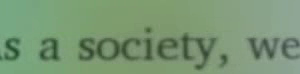
#> input picture frame 16 of legacy_poc_files/roi_capture.mp4, 300 x 74 px, given in place of stream, which was not available
$ python record_esp.py
#> lines starting #> are read from the running program, lines starting #| are printed output that depends on the picture; after the words box and inside, x2 and y2 are one past the last pixel; in counts of white or black regions, pixels touching at a corner belong together; pictures that were not available may be replaced by others from this repository, and a replacement may not be noted
import cv2
import numpy as np

# --- SETTINGS ---
STREAM_URL = "http://192.168.116.207:81/stream"

def nothing(x):
    pass

cap = cv2.VideoCapture(STREAM_URL)
if not cap.isOpened():
    print("Error: Could not open stream.")
    exit()

frame_w = int(cap.get(cv2.CAP_PROP_FRAME_WIDTH))
frame_h = int(cap.get(cv2.CAP_PROP_FRAME_HEIGHT))

cv2.namedWindow('Master Stream')

cv2.createTrackbar('Box Width', 'Master Stream', 300, frame_w, nothing)
cv2.createTrackbar('Box Height', 'Master Stream', 200, frame_h, nothing)

out = None
recording = False
snap_count = 0  # Initialize the counter here

print("Controls:")
print("  - 'r' to START/STOP recording")
print("  - 's' to SNAP a picture (snap_N.png)")
print("  - 'q' to QUIT")

while True:
    ret, frame = cap.read()
#> frame is the input picture: shape (74, 300, 3); mean B, G, R 115.9, 151, 121.3
    if not ret:
        break

    frame = cv2.flip(frame, 1)
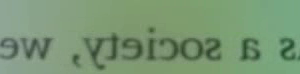
#> frame: shape (74, 300, 3); mean B, G, R 115.9, 151, 121.3

    bw = max(1, cv2.getTrackbarPos('Box Width', 'Master Stream'))
    bh = max(1, cv2.getTrackbarPos('Box Height', 'Master Stream'))

    x1 = (frame_w - bw) // 2
    y1 = (frame_h - bh) // 2
    x2, y2 = x1 + bw, y1 + bh

    roi = frame[y1:y2, x1:x2].copy()
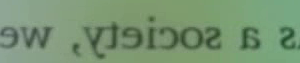
#> roi: shape (63, 300, 3); mean B, G, R 114.6, 149.1, 120

    if recording and out is not None:
        out.write(roi)

    display_frame = frame.copy()
    color = (0, 0, 255) if recording else (0, 255, 0)
    cv2.rectangle(display_frame, (x1, y1), (x2, y2), color, 2)
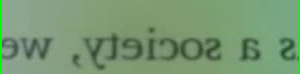
#> display_frame: shape (74, 300, 3); 1% of pixels changed, all inside (x1, y1, x2, y2) = (0, 0, 300, 74)

    if recording:
        cv2.circle(display_frame, (30, 30), 10, (0, 0, 255), -1)
        cv2.putText(display_frame, "RECORDING", (50, 40),
                    cv2.FONT_HERSHEY_SIMPLEX, 0.7, (0, 0, 255), 2)

    cv2.imshow('Master Stream', display_frame)
    cv2.imshow('ROI Preview', roi)

    key = cv2.waitKey(1) & 0xFF
#> (key q is pressed here)

    # --- SEQUENTIAL SNAPSHOT LOGIC ---
    if key == ord('s'):
        snap_count += 1  # Increment the number
        filename = f"snap_{snap_count}.png"
        cv2.imwrite(filename, roi)
        print(f"Snapshot saved as {filename}")

    elif key == ord('r'):
        if not recording:
            fourcc = cv2.VideoWriter_fourcc(*'mp4v')
            # Note: If you change box size while recording,
            # the video file might be corrupted.
            out = cv2.VideoWriter('roi_capture.mp4', fourcc, 20.0, (bw, bh))
            recording = True
            print("Started Recording...")
        else:
            recording = False
            out.release()
            out = None
            print("Recording Saved to roi_capture.mp4")

    elif key == ord('q'):
        break

cap.release()
if out: out.release()
cv2.destroyAllWindows()

$ run again, starting later in the video
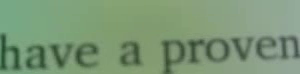
#> input picture frame 75 of legacy_poc_files/roi_capture.mp4, 300 x 74 px, given in place of stream, which was not available
#> frame is the input picture: shape (74, 300, 3); mean B, G, R 117.9, 151.1, 123.4
#> `roi = frame[y1:y2, x1:x2].copy()`:
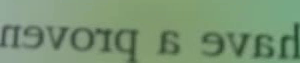
#> roi: shape (63, 300, 3); mean B, G, R 116, 148.9, 121.6
#> `cv2.rectangle(display_frame, (x1, y1), (x2, y2), color, 2)`:
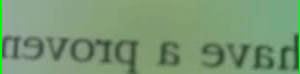
#> display_frame: shape (74, 300, 3); mean B, G, R 116.5, 152.1, 122.1

$ run again, starting later in the video
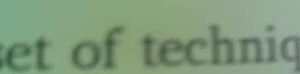
#> input picture frame 134 of legacy_poc_files/roi_capture.mp4, 300 x 74 px, given in place of stream, which was not available
#> frame is the input picture: shape (74, 300, 3); mean B, G, R 123.2, 153.6, 128.1
#> `roi = frame[y1:y2, x1:x2].copy()`:
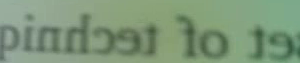
#> roi: shape (63, 300, 3); mean B, G, R 121.1, 151.1, 126.1
#> `cv2.rectangle(display_frame, (x1, y1), (x2, y2), color, 2)`:
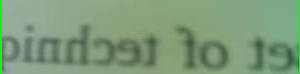
#> display_frame: shape (74, 300, 3); mean B, G, R 121.9, 154.6, 126.8
